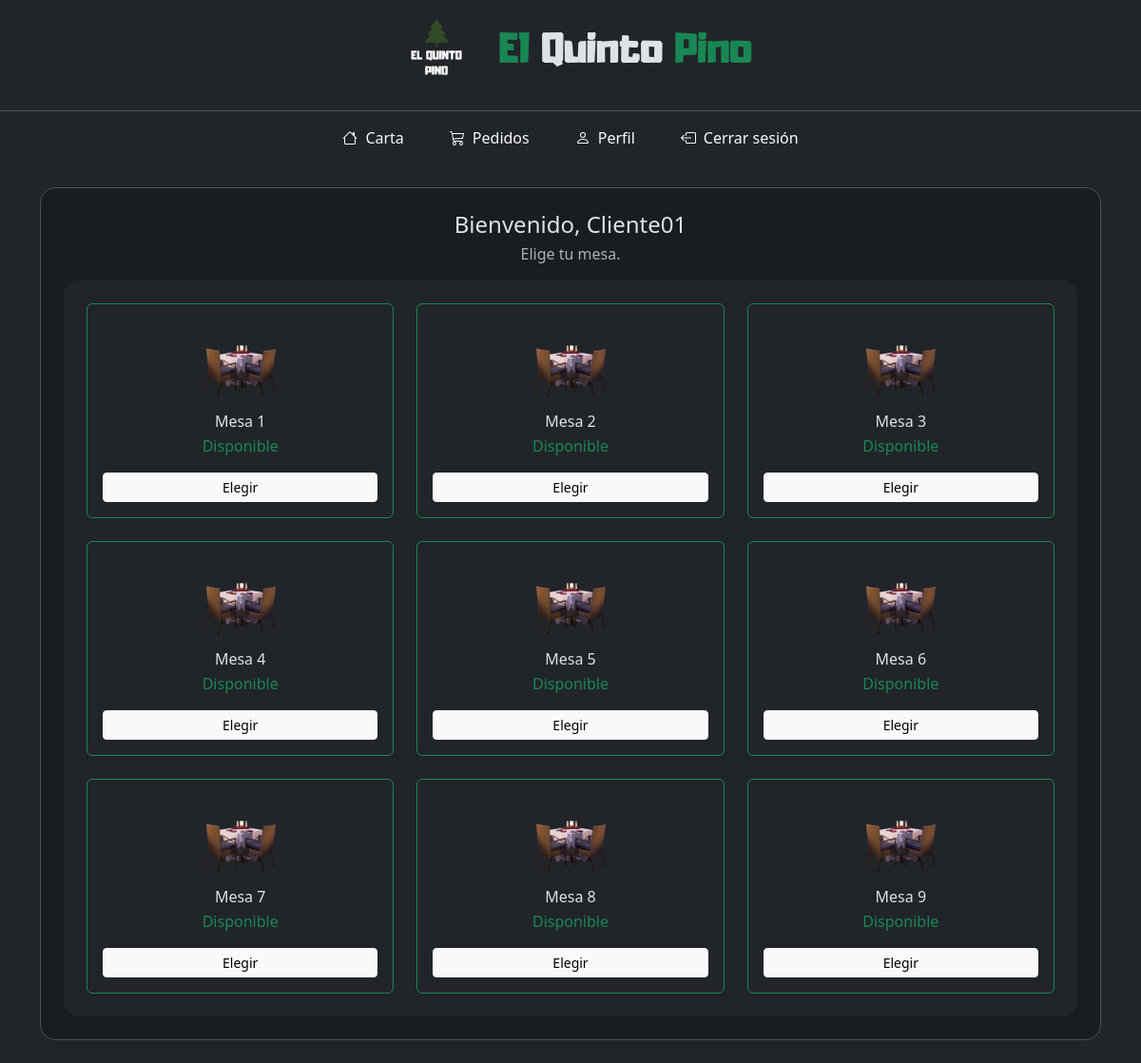
Page /cliente/mesa.php (signed in) on the committed database.
### tables this page shows
CREATE TABLE `mesa` (
  `numMesa` int(11) NOT NULL,
  `estado` tinyint(1) NOT NULL COMMENT '0- bloqueada 1- desbloqueada'
);

### cliente/mesa.php (the view, shortened to what this page needs)
<?php
include("../components/conexion.php");
?>
<!DOCTYPE html>
<html lang="es" data-bs-theme="dark">
<head>
    <link rel="stylesheet" href="../bootstrap/css/bootstrap.min.css" />
    <link rel="stylesheet" href="../styles.css" />
</head>
<body>
    <div class="container-fluid min-vh-100 d-flex flex-column">
        <?php
        include("../components/header.php");
        include("navbar.php");
        $usuario = $_SESSION["usuario"];
        ?>
        <main class="container my-4 flex-grow-1">
            <div class="row justify-content-center">
                <div class="col-12 col-md-12">
                    <section class="bg-dark-subtle border rounded-4 p-3 p-sm-4">
                        <header class="text-center mb-3">
                            <h4 class="h4 mb-1">Bienvenido, <?php echo $usuario; ?></h4>
                            <p class="text-body-secondary mb-0">Elige tu mesa.</p>
                        </header>
                        <div class="bg-body rounded-4 p-3 p-sm-4">
                            <?php
                            $consulta = "SELECT * FROM mesa";
                            $result = mysqli_query($conn, $consulta);
                            echo '<div class="row g-3 g-sm-4 justify-content-around">';
                            while ($row = mysqli_fetch_array($result)) {
                                $mesa = $row['numMesa'];
                                $disponible = $row['estado'];
                                if ($disponible == 1) {
                                    echo '<div class="col-12 col-md-6 col-lg-4 d-flex">';
                                    echo ' <article class="card mesa card-mesa shadow-sm w-100 border-success">';
                                    echo '  <div class="card-body text-center">';
                                    echo '      <img src="../img/mesa2.png" class="img-fluid mx-auto d-block mb-2" alt="Mesa ' . $mesa . '" loading="lazy">';
                                    echo '      <h2 class="h6 mb-1">Mesa ' . $mesa . '</h2>';
                                    echo '      <p class="mb-3 text-success">Disponible</p>';
                                    echo '      <a href="reserva.php?mesa=' . $mesa . '" class="btn btn-light btn-sm w-100" aria-label="Seleccionar mesa ' . $mesa . '">Elegir</a>';
                                    echo '  </div>';
                                    echo ' </article>';
                                    echo '</div>';
                                }
                            }
                            echo '</div>';
                            ?>
                        </div>
                    </section>
                </div>
            </div>
        </main>
    </div>
</body>
</html>

### components/header.php
<header class="row text-center align-items-center p-2"
  style="background-color: var(--bs-body-bg); color: var(--bs-body-color);">
  <div class="col-12 d-flex justify-content-center align-items-center">
    <img src="/restaurante/img/logo_white.png" alt="logo" class="me-3" width="100px">
    <h1>
      <span class="text-success">El</span> Quinto <span class="text-success">Pino</span>
    </h1>
  </div>
</header>

### cliente/navbar.php (shortened to what this page needs)
<div class="row">
    <nav class="navbar navbar-expand-lg navbar-dark bg-dark border-top justify-content-end w-100">
        <div class="collapse navbar-collapse justify-content-center" id="navbarMain">
            <ul class="navbar-nav mb-2 mb-lg-0 text-center">
                <li class="nav-item mx-3">
                    <a class="nav-link d-flex align-items-center justify-content-center text-light"
                        href="carta.php">
                        Carta
                    </a>
                </li>
                <li class="nav-item mx-3">
                    <a class="nav-link d-flex align-items-center justify-content-center text-light"
                        href="pedidos.php">
                        Pedidos
                    </a>
                </li>
                <li class="nav-item mx-3">
                    <a class="nav-link d-flex align-items-center justify-content-center text-light"
                        href="perfil.php">
                        Perfil
                    </a>
                </li>
                <li class="nav-item mx-3">
                    <a class="nav-link d-flex align-items-center justify-content-center text-light" href="cerrarSesion.php">
                        Cerrar sesión
                    </a>
                </li>
            </ul>
        </div>
    </nav>
</div>

### styles.css (style rules this page uses)
h1 { font-family: Adumu, Arial, Helvetica, sans-serif; }
body { background-image: url(/restaurante/img/background02.jpg); background-repeat: no-repeat; background-size: cover; background-position: center; }
.card-mesa { transition: transform 0.3s ease, box-shadow 0.3s ease; font-size: 16px; }
.card-mesa img { max-height: 90px; object-fit: contain; }

### rows in the picture
mesa: estado 1 (drawn), numMesa "1"
mesa: estado 1 (drawn), numMesa "2"
mesa: estado 1 (drawn), numMesa "3"
mesa: estado 1 (drawn), numMesa "4"
mesa: estado 1 (drawn), numMesa "5"
mesa: estado 1 (drawn), numMesa "6"
mesa: estado 1 (drawn), numMesa "7"
mesa: estado 1 (drawn), numMesa "8"
mesa: estado 1 (drawn), numMesa "9"

### other values in the picture
$usuario "Cliente01"
